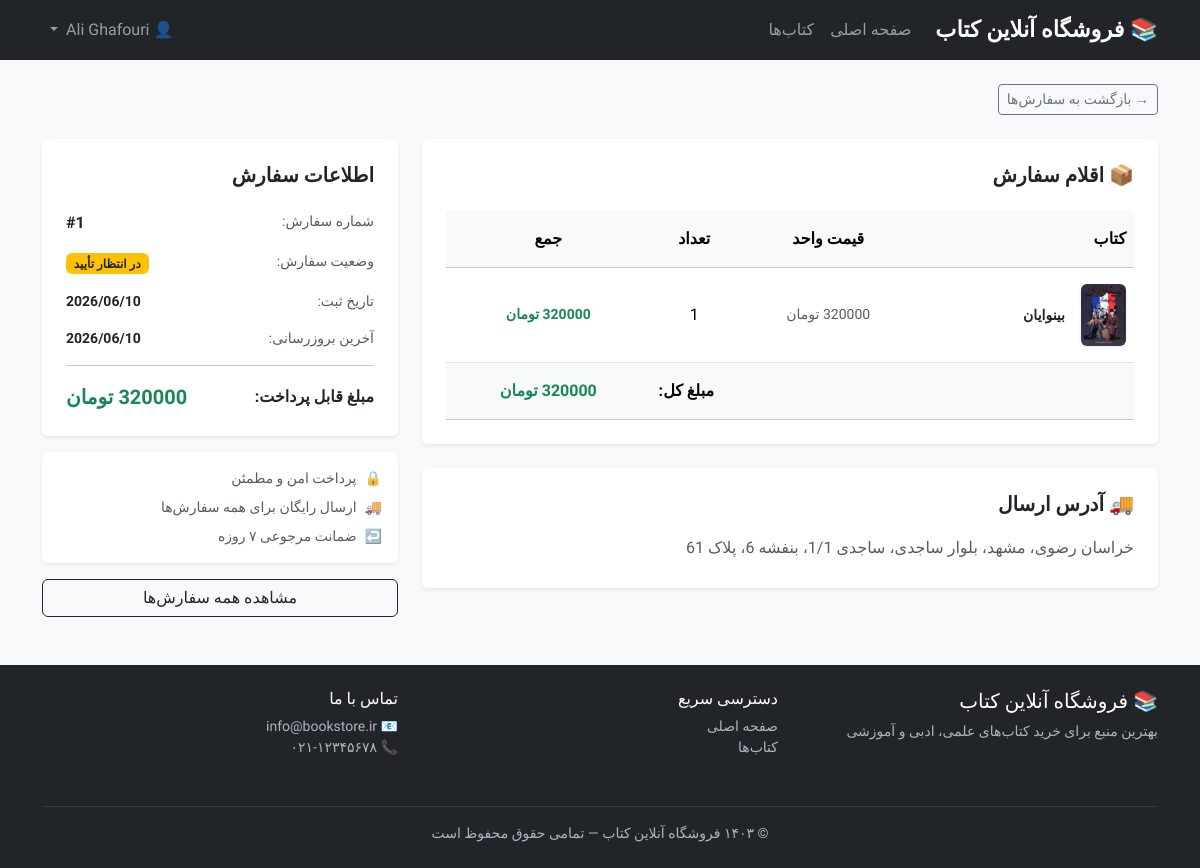
/orders/1/ (signed in), run on the app's committed database.
### orders/models.py (models this page shows, shortened)
class OrderItem(models.Model):
    order = models.ForeignKey(
        Order,
        on_delete=models.CASCADE,
        related_name="items",
        verbose_name="سفارش",
    )
    book = models.ForeignKey(
        Book,
        on_delete=models.SET_NULL,
        null=True,
        related_name="order_items",
        verbose_name="کتاب",
    )
    quantity = models.PositiveIntegerField(default=1, verbose_name="تعداد")
    unit_price = models.DecimalField(
        max_digits=10,
        decimal_places=2,
        verbose_name="قیمت واحد",
    )
    class Meta:
        verbose_name = "آیتم سفارش"
        verbose_name_plural = "آیتم‌های سفارش"
    @property
    def subtotal(self):
        return self.unit_price * self.quantity

class Order(models.Model):
    class Status(models.TextChoices):
        PENDING = "pending", "در انتظار تأیید"
        CONFIRMED = "confirmed", "تأیید شده"
        SHIPPED = "shipped", "ارسال شده"
        DELIVERED = "delivered", "تحویل داده شده"
        CANCELLED = "cancelled", "لغو شده"
    user = models.ForeignKey(
        User,
        on_delete=models.CASCADE,
        related_name="orders",
        verbose_name="کاربر",
    )
    status = models.CharField(
        max_length=20,
        choices=Status.choices,
        default=Status.PENDING,
        verbose_name="وضعیت",
    )
    total_price = models.DecimalField(
        max_digits=10,
        decimal_places=2,
        verbose_name="قیمت کل",
    )
    shipping_address = models.TextField(verbose_name="آدرس ارسال")
    created_at = models.DateTimeField(auto_now_add=True, verbose_name="تاریخ ایجاد")
    updated_at = models.DateTimeField(auto_now=True, verbose_name="تاریخ بروزرسانی")
    class Meta:
        verbose_name = "سفارش"
        verbose_name_plural = "سفارش‌ها"
        ordering = ["-created_at"]

### books/models.py (models this page shows, shortened)
class Book(models.Model):
    title = models.CharField(max_length=255, verbose_name="عنوان")
    isbn = models.CharField(max_length=20, unique=True, verbose_name="شابک")
    publisher = models.CharField(max_length=200, verbose_name="ناشر")
    slug = models.SlugField(max_length=275, unique=True, blank=True, verbose_name="اسلاگ")
    description = models.TextField(verbose_name="توضیحات")
    price = models.DecimalField(max_digits=10, decimal_places=2, verbose_name="قیمت")
    stock = models.PositiveIntegerField(default=0, verbose_name="موجودی")
    cover_image = models.ImageField(upload_to="books/covers/", blank=True, null=True, verbose_name="تصویر جلد")
    published_date = models.DateField(verbose_name="تاریخ انتشار")
    created_at = models.DateTimeField(auto_now_add=True, verbose_name="تاریخ ایجاد")
    category = models.ForeignKey(
        Category,
        on_delete=models.SET_NULL,
        null=True,
        blank=True,
        related_name="books",
        verbose_name="دسته‌بندی",
    )
    authors = models.ManyToManyField(
        Author,
        related_name="books",
        verbose_name="نویسندگان",
    )
    class Meta:
        verbose_name = "کتاب"
        verbose_name_plural = "کتاب‌ها"
        ordering = ["-created_at"]

### orders/views.py (the view)
# urls.py: path("orders/<int:pk>/", OrderDetailView.as_view(), name="order_detail"),
class OrderDetailView(LoginRequiredMixin, View):
    template_name = "orders/order_detail.html"
    login_url = "accounts:login"
    def get(self, request, pk):
        order = get_object_or_404(Order, pk=pk, user=request.user)
        items = order.items.select_related("book").all()
        return render(request, self.template_name, {
            "order": order,
            "items": items,
        })

### templates/orders/order_detail.html (shortened to what this page needs)
{% extends "base.html" %}
{% block content %}
<div class="mb-4">
    <a href="{% url 'orders:order_list' %}" class="btn btn-outline-secondary btn-sm">
        → بازگشت به سفارش‌ها
    </a>
</div>
<div class="row g-4">
    <div class="col-lg-8">
        <div class="card border-0 shadow-sm mb-4">
            <div class="card-body p-4">
                <h5 class="fw-bold mb-4">📦 اقلام سفارش</h5>
                <div class="table-responsive">
                    <table class="table align-middle mb-0">
                        <thead class="table-light">
                            <tr>
                                <th class="py-3">کتاب</th>
                                <th class="text-center py-3">قیمت واحد</th>
                                <th class="text-center py-3">تعداد</th>
                                <th class="text-center py-3">جمع</th>
                            </tr>
                        </thead>
                        <tbody>
                            {% for item in items %}
                            <tr>
                                <td class="py-3">
                                    <div class="d-flex align-items-center gap-3">
                                        {% if item.book %}
                                            {% if item.book.cover_image %}
                                                <img src="{{ item.book.cover_image.url }}"
                                                     alt="{{ item.book.title }}"
                                                     class="rounded shadow-sm"
                                                     style="width: 45px; height: 62px; object-fit: cover;">
                                            {% else %}
                                                <div class="rounded shadow-sm bg-secondary d-flex align-items-center justify-content-center text-white"
                                                     style="width: 45px; height: 62px; font-size: 1.2rem;">
                                                    📖
                                                </div>
                                            {% endif %}
                                            <div>
                                                <a href="{% url 'books:book_detail' item.book.slug %}"
                                                   class="text-decoration-none text-dark fw-semibold small">
                                                    {{ item.book.title }}
                                                </a>
                                            </div>
                                        {% else %}
                                            <span class="text-muted small">کتاب حذف شده</span>
                                        {% endif %}
                                    </div>
                                </td>
                                <td class="text-center text-muted small">
                                    {{ item.unit_price|floatformat:0 }} تومان
                                </td>
                                <td class="text-center">
                                    {{ item.quantity }}
                                </td>
                                <td class="text-center fw-semibold text-success small">
                                    {{ item.subtotal|floatformat:0 }} تومان
                                </td>
                            </tr>
                            {% endfor %}
                        </tbody>
                        <tfoot class="table-light">
                            <tr>
                                <td colspan="3" class="text-end fw-bold py-3">
                                    مبلغ کل:
                                </td>
                                <td class="text-center fw-bold text-success py-3">
                                    {{ order.total_price|floatformat:0 }} تومان
                                </td>
                            </tr>
                        </tfoot>
                    </table>
                </div>
            </div>
        </div>
        <div class="card border-0 shadow-sm">
            <div class="card-body p-4">
                <h5 class="fw-bold mb-3">🚚 آدرس ارسال</h5>
                <p class="text-muted mb-0 lh-lg">{{ order.shipping_address }}</p>
            </div>
        </div>
    </div>
    <div class="col-lg-4">
        <div class="card border-0 shadow-sm mb-3">
            <div class="card-body p-4">
                <h5 class="fw-bold mb-4">اطلاعات سفارش</h5>
                <div class="d-flex justify-content-between mb-3">
                    <span class="text-muted small">شماره سفارش:</span>
                    <span class="fw-semibold">#{{ order.id }}</span>
                </div>
                <div class="d-flex justify-content-between mb-3">
                    <span class="text-muted small">وضعیت سفارش:</span>
                    <span>
                        {% if order.status == "pending" %}
                            <span class="badge bg-warning text-dark">{{ order.get_status_display }}</span>
                        {% elif order.status == "confirmed" %}
                            <span class="badge bg-primary">{{ order.get_status_display }}</span>
                        {% elif order.status == "shipped" %}
                            <span class="badge bg-info text-dark">{{ order.get_status_display }}</span>
                        {% elif order.status == "delivered" %}
                            <span class="badge bg-success">{{ order.get_status_display }}</span>
                        {% elif order.status == "cancelled" %}
                            <span class="badge bg-danger">{{ order.get_status_display }}</span>
                        {% endif %}
                    </span>
                </div>
                <div class="d-flex justify-content-between mb-3">
                    <span class="text-muted small">تاریخ ثبت:</span>
                    <span class="fw-semibold small">{{ order.created_at|date:"Y/m/d" }}</span>
                </div>
                <div class="d-flex justify-content-between mb-3">
                    <span class="text-muted small">آخرین بروزرسانی:</span>
                    <span class="fw-semibold small">{{ order.updated_at|date:"Y/m/d" }}</span>
                </div>
                <hr>
                <div class="d-flex justify-content-between align-items-center">
                    <span class="fw-bold">مبلغ قابل پرداخت:</span>
                    <span class="fs-5 fw-bold text-success">
                        {{ order.total_price|floatformat:0 }} تومان
                    </span>
                </div>
            </div>
        </div>
        <div class="card border-0 shadow-sm">
            <div class="card-body p-3">
                <div class="d-flex align-items-center gap-2 text-muted small">
                    <span>🔒</span>
                    <span>پرداخت امن و مطمئن</span>
                </div>
                <div class="d-flex align-items-center gap-2 text-muted small mt-2">
                    <span>🚚</span>
                    <span>ارسال رایگان برای همه سفارش‌ها</span>
                </div>
                <div class="d-flex align-items-center gap-2 text-muted small mt-2">
                    <span>↩️</span>
                    <span>ضمانت مرجوعی ۷ روزه</span>
                </div>
            </div>
        </div>
        <div class="d-grid mt-3">
            <a href="{% url 'orders:order_list' %}" class="btn btn-outline-dark">
                مشاهده همه سفارش‌ها
            </a>
        </div>
    </div>
</div>
{% endblock %}

### templates/base.html (shortened to what this page needs)
{% load static %}
<!DOCTYPE html>
<html lang="fa" dir="rtl">
<head>
    <link rel="stylesheet" href="https://cdn.jsdelivr.net/npm/bootstrap@5.3.3/dist/css/bootstrap.rtl.min.css">
    <link rel="stylesheet" href="{% static 'css/custom.css' %}">
</head>
<body>
<nav class="navbar navbar-expand-lg navbar-dark bg-dark">
    <div class="container">
        <a class="navbar-brand" href="{% url 'books:home' %}">📚 فروشگاه آنلاین کتاب</a>
        <div class="collapse navbar-collapse" id="navbarNav">
            <ul class="navbar-nav me-auto mb-2 mb-lg-0">
                <li class="nav-item">
                    <a class="nav-link" href="{% url 'books:home' %}">صفحه اصلی</a>
                </li>
                <li class="nav-item">
                    <a class="nav-link" href="{% url 'books:book_list' %}">کتاب‌ها</a>
                </li>
            </ul>
            <ul class="navbar-nav mb-2 mb-lg-0">
                {% if user.is_authenticated %}
                    <li class="nav-item dropdown">
                        <a class="nav-link dropdown-toggle" href="#" role="button" data-bs-toggle="dropdown">
                            👤 {{ user.get_full_name|default:user.username }}
                        </a>
                    </li>
                {% endif %}
            </ul>
        </div>
    </div>
</nav>
<main class="container my-4">
    {% block content %}{% endblock %}
</main>
<footer class="footer mt-5 py-4">
    <div class="container">
        <div class="row">
            <div class="col-md-4 mb-3">
                <h5 class="text-white">📚 فروشگاه آنلاین کتاب</h5>
                <p class="small">بهترین منبع برای خرید کتاب‌های علمی، ادبی و آموزشی</p>
            </div>
            <div class="col-md-4 mb-3">
                <h6 class="text-white">دسترسی سریع</h6>
                <ul class="list-unstyled small">
                    <li><a href="{% url 'books:home' %}">صفحه اصلی</a></li>
                    <li><a href="{% url 'books:book_list' %}">کتاب‌ها</a></li>
                </ul>
            </div>
            <div class="col-md-4 mb-3">
                <h6 class="text-white">تماس با ما</h6>
                <ul class="list-unstyled small">
                    <li>📧 info@bookstore.ir</li>
                    <li>📞 ۰۲۱-۱۲۳۴۵۶۷۸</li>
                </ul>
            </div>
        </div>
        <hr class="border-secondary">
        <div class="text-center small">
            <p class="mb-0">© ۱۴۰۳ فروشگاه آنلاین کتاب — تمامی حقوق محفوظ است</p>
        </div>
    </div>
</footer>
</body>
</html>

### static/css/custom.css (style rules this page uses)
body { font-family: 'Vazirmatn', sans-serif; direction: rtl; background-color: #f8f9fa; }
.navbar-brand { font-weight: bold; font-size: 1.4rem; }
.footer { background-color: #212529; color: #adb5bd; }
.footer a { color: #adb5bd; text-decoration: none; }

### data on the page
OrderItem: book.cover_image (picture), book "بینوایان", quantity "1", subtotal "320000"
Order: total_price "320000", shipping_address "خراسان رضوی، مشهد، بلوار ساجدی، ساجدی 1/1، بنفشه 6، پلاک 61", id "1", status "در انتظار تأیید", created_at "2026/06/10", updated_at "2026/06/10"

### other printed values
{{ user.get_full_name|default:user.username }} "Ali Ghafouri"
